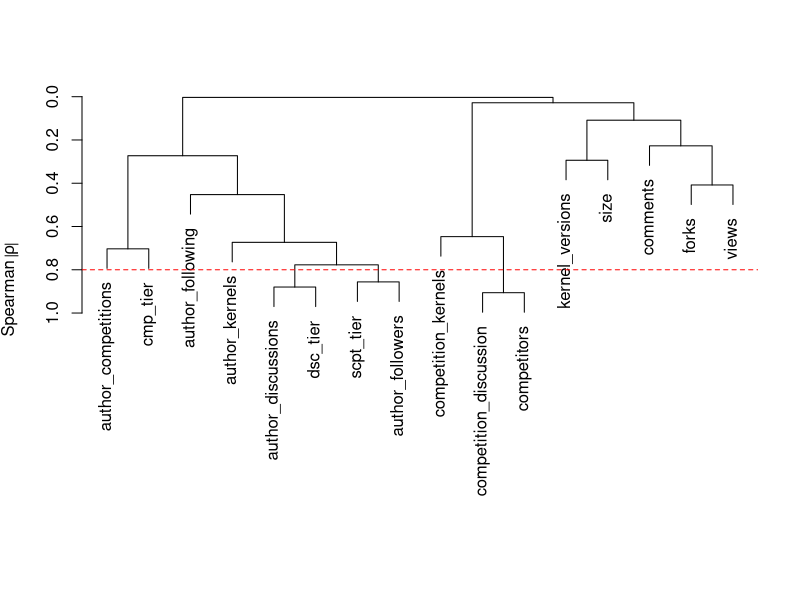
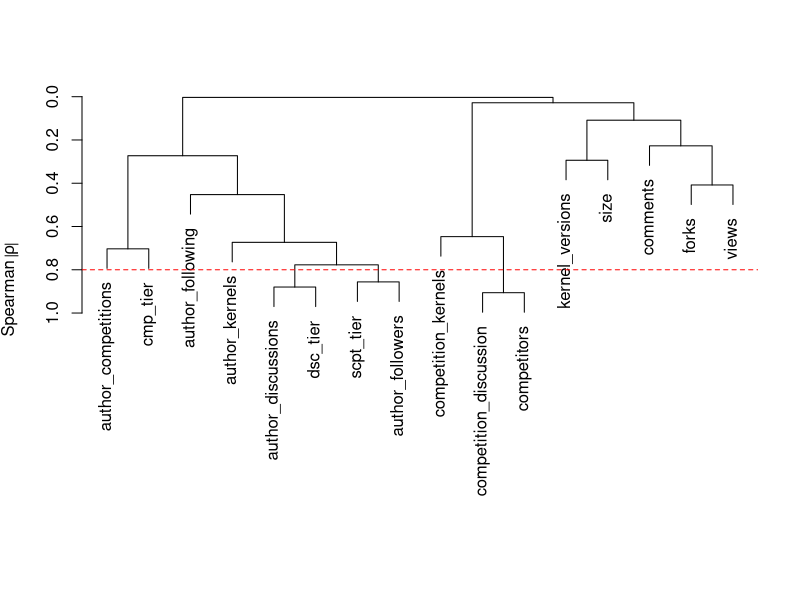

Here is the R script that generated these plots, in order:
#library(randomForest)
library(rms)
data <- read.csv('kernel_competition_author.csv')# , stringsAsFactors=FALSE
# print(
# 
#         #"cmp_tier unique: ", 
#     unique(data["cmp_tier"])
# )
# print(
# 
#         #"scpt_tier unique: ", 
#         unique(data["scpt_tier"])
# 
# )
# print(
# 
#         #"dsc_tier unique: ", 
#         unique(data["dsc_tier"])
# 
# )
# data[data=="novice"] <- 1
# data[data=="contributor"] <- 2
# data[data=="expert"] <- 3
# data[data=="master"] <- 4
# data[data=="grandmaster"] <- 5

col_name <- names(data)
env_vars <- col_name
reject_vars <- c("kernel_datasets", # because they are all 1, so we can only get NaN. 
                 "kernel", "author", "competition", "organization" # unnecessary variables. 
                 )
env_vars <- env_vars[!(env_vars %in% reject_vars)]
# for (env in env_vars){
#    print(paste(env, "+"))
# }

vcobj = varclus(~ 
                kernel_versions +
                forks +
                comments +
                views +
                size +
                competition_discussion +
                competitors +
                competition_kernels +
                author_competitions +
                cmp_tier +
                author_kernels +
                scpt_tier +
                author_discussions +
                dsc_tier +
                author_followers +
                author_following,
                
                data = data, 
                
                similarity = "spearman",
                
                trans = "abs"
)

pdf(file="correlation.pdf", width = 11, height = 8.5)
plot(vcobj)
thresh = 0.8
abline (h = 1 - thresh, col = "red", lty = 2)
dev.off()

plot(vcobj)
thresh = 0.8
abline (h = 1 - thresh, col = "red", lty = 2)

# reject variables that closely related to each other. For now, we don't do this thing. 
reject_vars <- c()
env_vars <- env_vars[!(env_vars %in% reject_vars)]
data_lean = data[env_vars]
